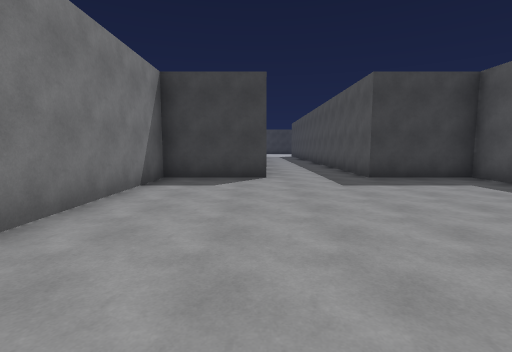
[1] (above)

18 first-person views from a walk through a Unity game level. The camera is 1.5 m above the floor, tilts 6° down and sees 85° across. The floor is counted in squares, 2 m on a side. Each view is taken from the middle of a square. On the plan, view 1 faces up. The plan holds only what a view shows up to about 10 squares ahead; the rest is blank. The place goes on beyond the plan. The player is left out.

[2]
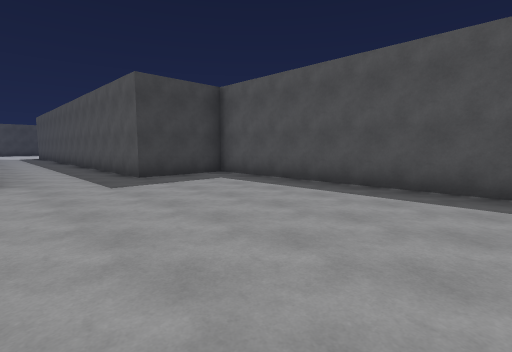

[3]
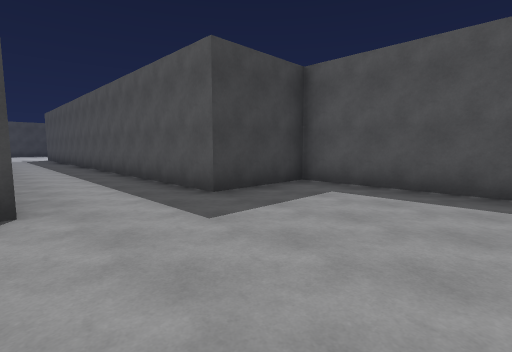

[4]
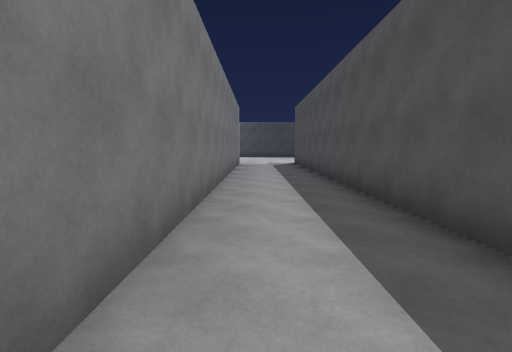

[5]
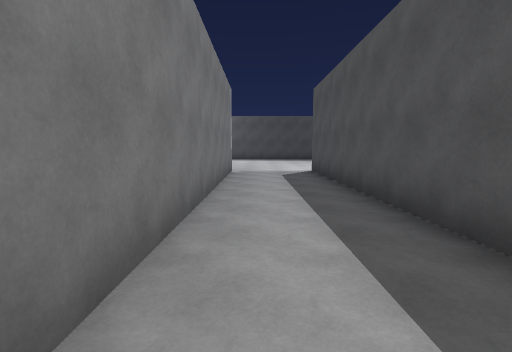

[6]
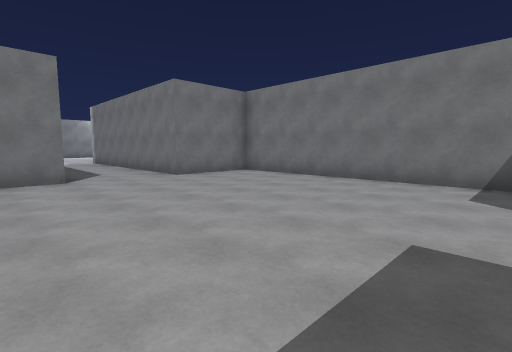

[7]
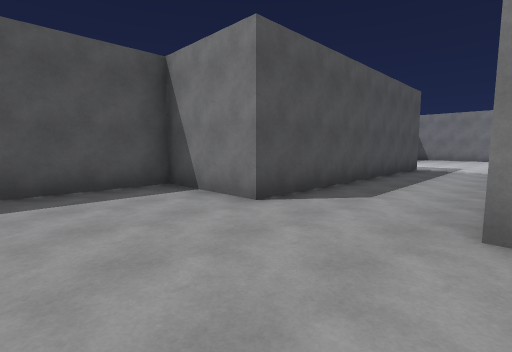

[8]
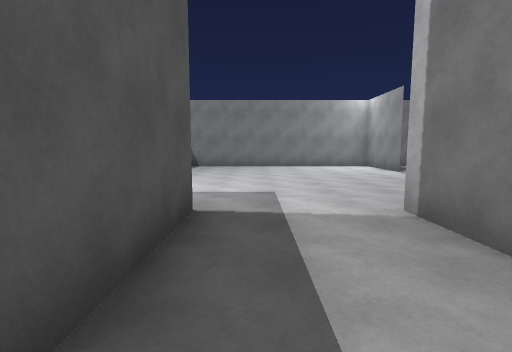

[9]
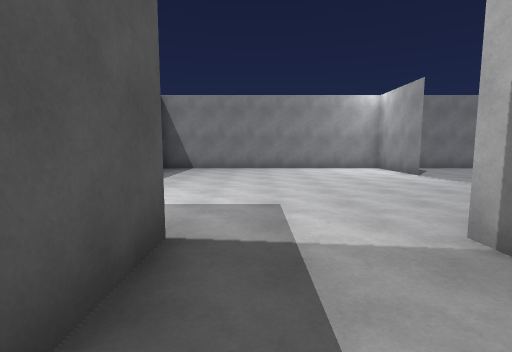

[10]
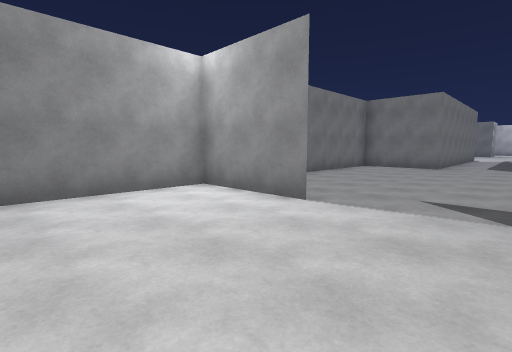

[11]
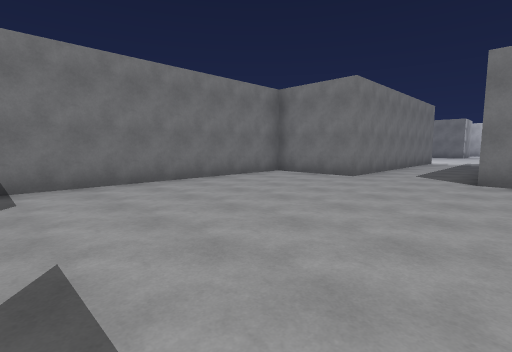

[12]
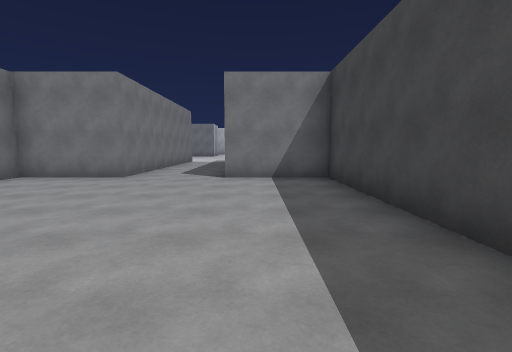

[13]
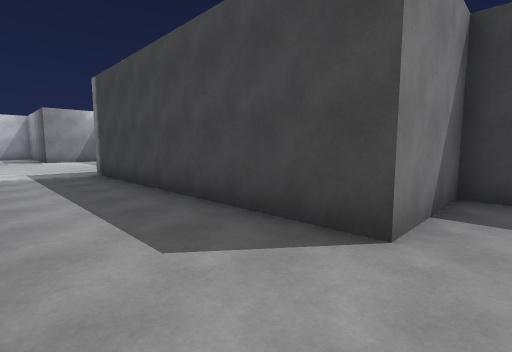

[14]
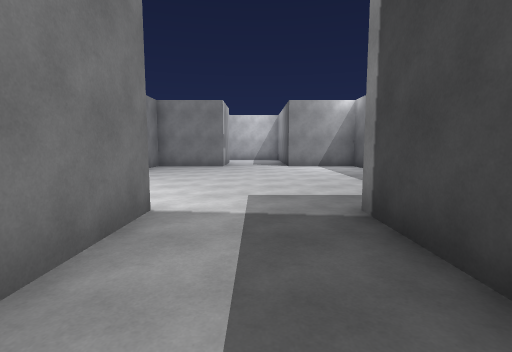

[15]
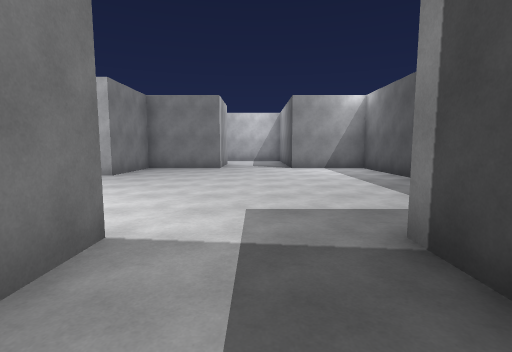

[16]
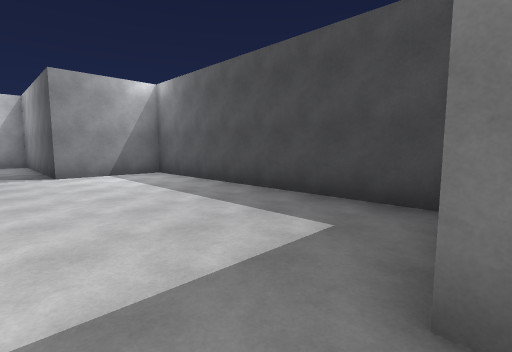

[17]
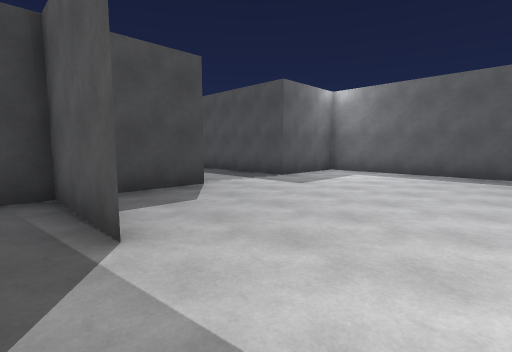

[18]
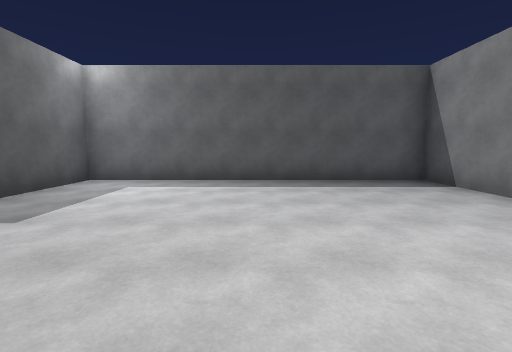

### Floor plan
Points are (right, up) in squares from view 1. A wall is a line through its corners. A room is listed if a view was taken in it or the views show most of it. See-through windows are left out.
Room 1 (views 1, 2, 3, 4, 5, 6, 7)
walls: (0.4, 6.7) (-2.3, 6.7) (-2.3, -0.7) (0.3, -0.7); (2.8, -0.7) (5.3, -0.7) (5.3, 6.7) (2.8, 6.7) (2.8, 21.5); (0.3, 21.5) (0.3, 9.8)
ways out: opening at (1.5, -1) to room 2
Room 2 (views 8, 9, 10, 11, 12, 13, 14, 15, 16, 17, 18)
walls: (-4.8, -8.2) (-9.8, -8.2) (-9.8, -10.7) (-17.2, -10.7); (-2.2, -10.9) (-2.2, -8.2); (-2.3, -13.1) (-2.3, -15.8); (-17.2, -13.2) (-9.8, -13.2) (-9.8, -15.7) (5.3, -15.7) (5.3, -8.2) (2.8, -8.2) (2.8, -0.7); (-17.6, -8.2) (-24.7, -8.2) (-24.7, -10.7) (-25.5, -10.7); (0.3, -6.8) (0.3, -8.2) (-2.9, -8.2); (0.3, -0.7) (0.3, -4.5); (-24.7, -13.2) (-24.7, -15.7) (-22.2, -15.7) (-22.2, -16.1)
ways out: opening at (1.5, -1) to room 1

Positions as (right, up) in squares from view 1, and headings:
1: (0, 0), facing up
2: (0, 0), facing up-right
3: (0, 3), facing up-right
4: (1, 9), facing up
5: (1, 13), facing up
6: (4, 6), facing down-left
7: (0, 2), facing down-right
8: (2, -5), facing down
9: (2, -6), facing down
10: (1, -11), facing down-left
11: (-3, -10), facing down-left
12: (-3, -10), facing left
13: (-9, -13), facing up-left
14: (-14, -12), facing left
15: (-15, -12), facing left
16: (-17, -12), facing up-left
17: (-3, -13), facing up-right
18: (-1, -12), facing right
